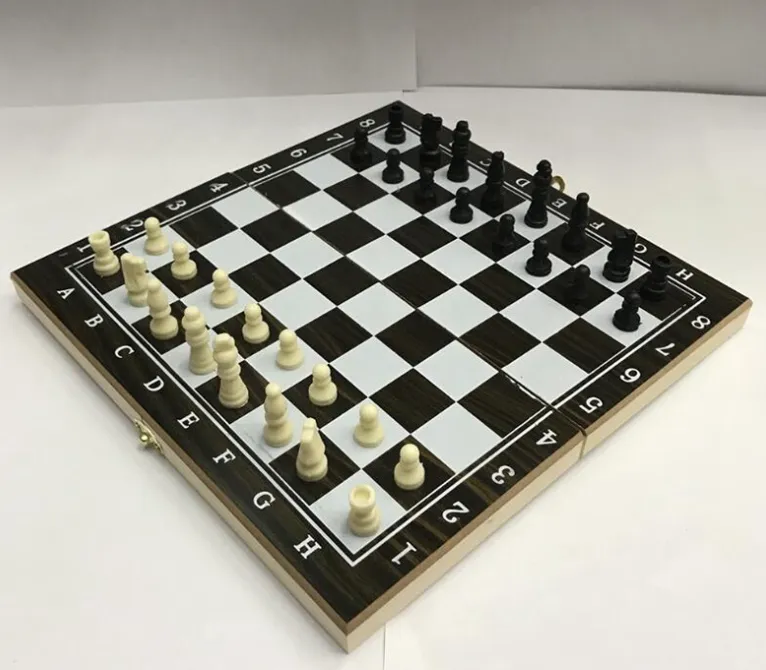
#> input picture camera_coordinates_to_2d_floor_plan/chess.png, 766 x 670 px
$ python example2.py
#> lines starting #> are read from the running program, lines starting #| are printed output that depends on the picture
import cv2
from skimage import transform
import matplotlib.pyplot as plt
import numpy as np

IMG_PATH = 'chess.png'


chess = cv2.imread('chess.png')
#> chess is the input picture: shape (670, 766, 3); mean B, G, R 154.8, 164.6, 166.6
chess = cv2.cvtColor(chess, cv2.COLOR_BGR2RGB)  # konwersja z BGR do RGB

plt.imshow(chess)
plt.title("Original image")
plt.axis('off')  # opcjonalnie, żeby usunąć osie
plt.show()

#source coordinates
src = np.array([391, 100,
                14, 271,
                347, 624,
                747, 298,]).reshape((4, 2))
#destination coordinates
dst = np.array([0, 0,
                0, 600,
                600, 600,
                600, 0,]).reshape((4, 2))


#using skimage’s transform module where ‘projective’ is our desired parameter
tform = transform.estimate_transform('projective', src, dst)
tf_img = transform.warp(chess, tform.inverse)
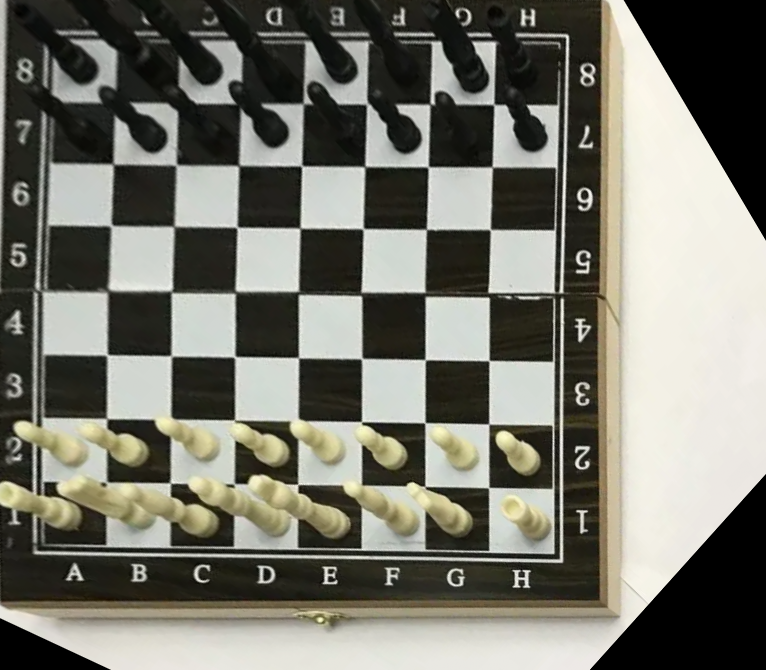
#> tf_img: shape (670, 766, 3) float64; mean R, G, B 0.468, 0.466, 0.427


# plotting the transformed image
fig, ax = plt.subplots()
ax.imshow(tf_img)
ax.set_title('Projective transformation')
ax.axis('off')  # opcjonalnie
plt.show()

$ run again, with camera_coordinates_to_2d_floor_plan/image.png copied over camera_coordinates_to_2d_floor_plan/chess.png
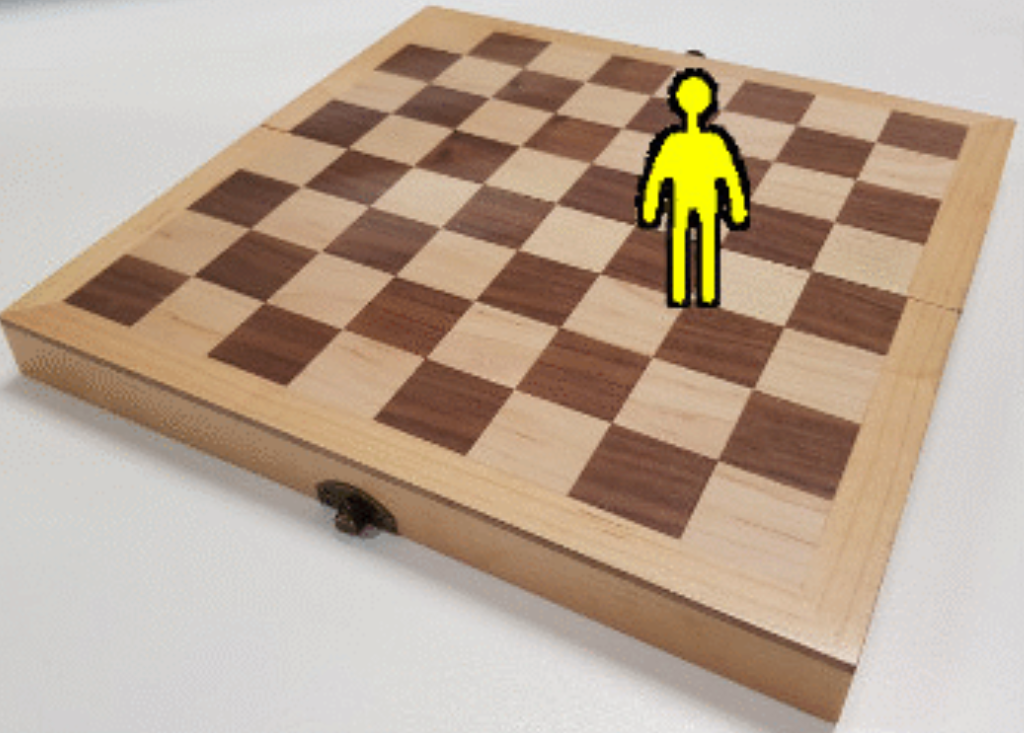
#> input picture camera_coordinates_to_2d_floor_plan/image.png, 1024 x 733 px
#> chess is the input picture: shape (733, 1024, 3); mean B, G, R 147.1, 165.6, 185.2
#> `tf_img = transform.warp(chess, tform.inverse)`:
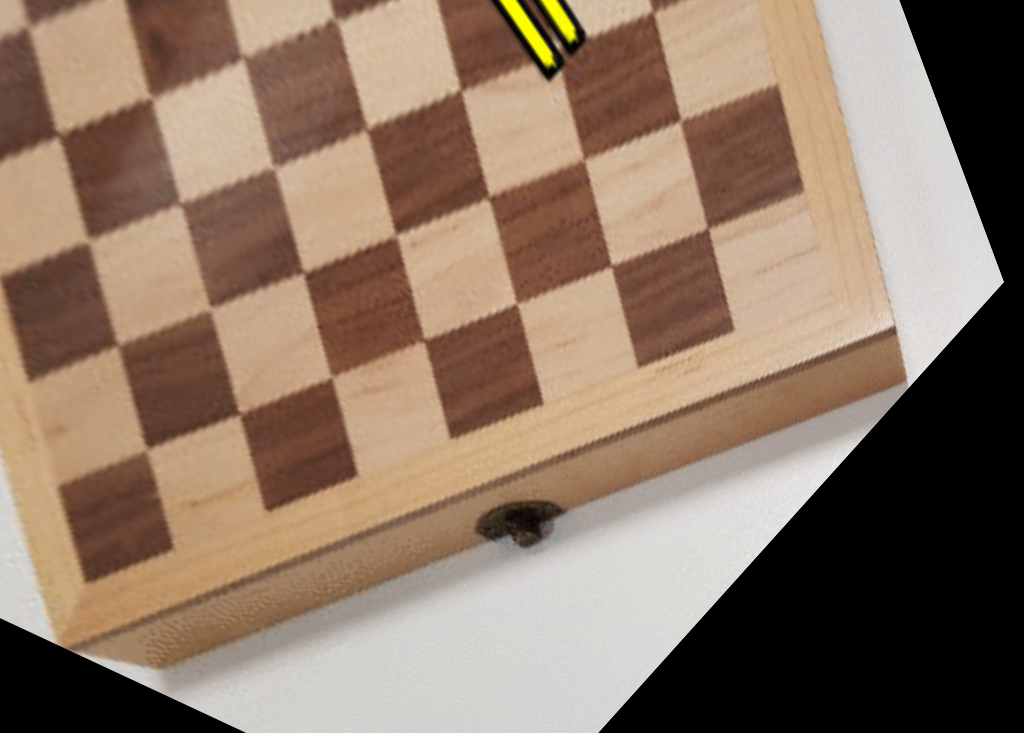
#> tf_img: shape (733, 1024, 3) float64; mean R, G, B 0.556, 0.47, 0.402
